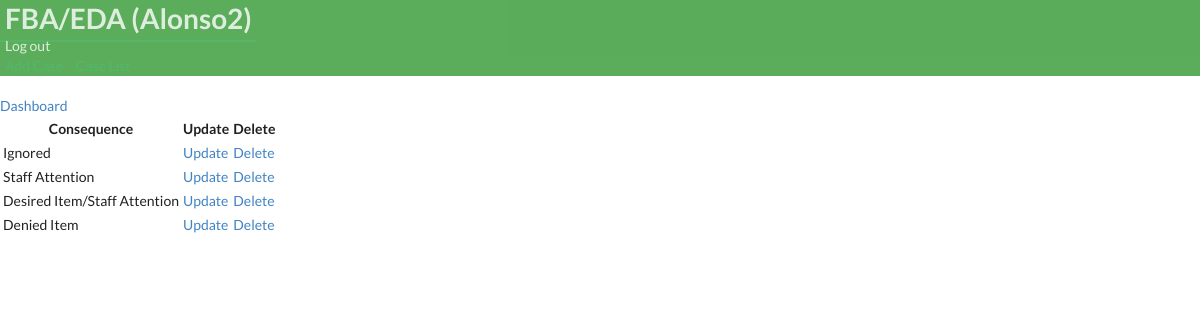
/edit_consequence/2/ (signed in), run on an earlier commit of the app's database.
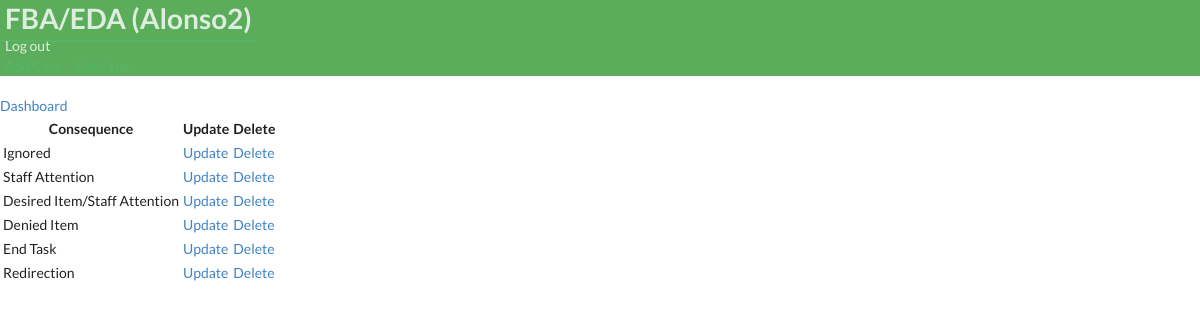
And on a later commit of the database.
### bip/models.py (models this page shows)
class Consequence(models.Model):
        behaviorconsequence = models.CharField(max_length=30, null=True, blank=True,verbose_name= 'Consequence')
        student= models.ForeignKey(Student,on_delete=models.CASCADE)
        user = models.ForeignKey(User, on_delete=models.CASCADE,  default=None)
        def __str__(self):
          return self.behaviorconsequence

### bip/views.py (the view)
# urls.py: path('edit_consequence/<pk>/', views.edit_consequence_view, name='edit_consequence'),
@login_required(login_url='case_manager_login')
@user_passes_test(is_case_manager)
def edit_consequence_view(request, pk ):
    student = Student.objects.get(id=pk)
    consequence = Consequence.objects.all()
    consequencepest  = Consequence.objects.filter(user=request.user)
    conseqenceset = student.consequence_set.all()
    context= {
        'conseqenceset':conseqenceset,
        'student':student,
    }
    return render(request, 'bip/edit_consequence.html', context)

### bip/context_processors.py (called while the page is built)
def user_context(request):
    user = get_user(request)
    return {'user': user}

### bip/views.py (called while the page is built)
def is_case_manager(user):
    return user.groups.filter(name='CASE MANAGER').exists()

### bip/templates/bip/edit_consequence.html (shortened to what this page needs)
{% extends 'partials/base.html' %}
{% block content %}
<br>
<a class="btn btn-outline-info btn-sm btn-block" href="{% url 'bip:dashboard' student.id %}"
>Dashboard</a>
<br>
<div class="container">
<div class="row">
  <div class="col-md">
    <div class="card card-body">
      <table class="table table-striped">
        <tr>
          <th>Consequence</th>
          <th>Update</th>
          <th>Delete</th>
        </tr>
        {% for consequence_incident in conseqenceset %}
                <tr>
                    <td>{{consequence_incident }}</td>
                    <td><a class="btn btn-warning" href="{% url 'bip:update_consequence' consequence_incident.id%}">Update</a>
                    </td>
                    <td><a class="btn btn-danger" href="{% url 'bip:delete_consequence' consequence_incident.id %}">Delete</a></td>
                </tr>
        {% endfor%}
      </table>
    </div>
  </div>
</div>
<br>
</div>
<br>
{% endblock %}

What changed in the data, as far as the page shows it:
added Consequence: behaviorconsequence "End Task"
added Consequence: behaviorconsequence "Redirection"
